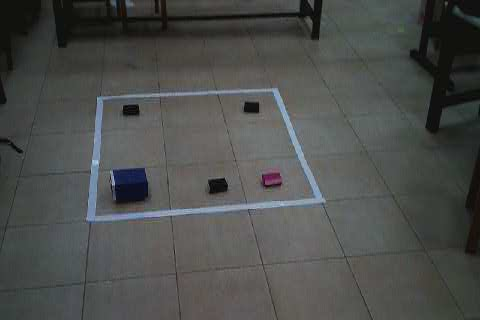
#> input picture im-5/IMG-8890.JPG, 480 x 320 px; its folder holds only this picture in this run
$ python doc_scanner.py   (older library calls are emulated)
#> lines starting #> are read from the running program, lines starting #| are printed output that depends on the picture; after the words box and inside, x2 and y2 are one past the last pixel; in counts of white or black regions, pixels touching at a corner belong together
### cv_utils.py
import numpy as np
import imutils
import cv2


def get_edges(image, optimal=False):
    """
    Returns a canny edged render of [image]
    """
    gray = cv2.cvtColor(image, cv2.COLOR_BGR2GRAY)
    gray = cv2.GaussianBlur(gray, (5, 5), 0)
    v = np.median(gray)
    sigma = 0.33
    # ---- apply optimal Canny edge detection using the computed median----
    lower_thresh = int(max(0, (1.0 - sigma) * v)) if optimal else 75
    upper_thresh = int(min(255, (1.0 + sigma) * v)) if optimal else 200

    edged = cv2.Canny(gray, lower_thresh, upper_thresh)
    return edged


def get_quadrilateral_contour(edged_image):
    """
    Finds contour of the largest quadrilateral in image
    """
    cnts = cv2.findContours(edged_image, cv2.RETR_LIST, cv2.CHAIN_APPROX_SIMPLE)
    cnts = cnts[0] if imutils.is_cv2() else cnts[1]
    if len(cnts) < 0:
        print("No Contours Found in Image")
        return None, False
    else:
        cnts = sorted(cnts, key=cv2.contourArea, reverse=True)[:5]

        # Get Approximate estimate of contour
        for c in cnts:
            peri = cv2.arcLength(c, True)
            approx = cv2.approxPolyDP(c, 0.02 * peri, True)
            if len(approx) == 4:
                print("Found contour with 4 sides")
                return approx, True
        return None, False


def get_color_contour(image, lower_color, upper_color):
    """
    Returns contours of [color]
    """
    hsv = cv2.cvtColor(image, cv2.COLOR_BGR2HSV)
    mask = cv2.inRange(hsv, np.array(lower_color), np.array(upper_color))
    kernel = np.ones((9, 9), np.uint8)
    mask = cv2.morphologyEx(mask, cv2.MORPH_OPEN, kernel)
    mask = cv2.morphologyEx(mask, cv2.MORPH_CLOSE, kernel)
    edged = cv2.Canny(mask, 75, 200)
    # [4 lines of commented-out code are left out]
    cnts = cv2.findContours(edged.copy(), cv2.RETR_LIST, cv2.CHAIN_APPROX_SIMPLE)
    cnts = cnts[0] if imutils.is_cv2() else cnts[1]
    return cnts


def draw_grid(img, parts=3, color=(0, 255, 0), sub_color=(255, 0, 0)):
    """
    Draws grid lines on image and returns contours of the grid cells
    """
    height = img.shape[0]
    width = img.shape[1]

    # Draw Vertical Lines
    cv2.line(img, (int(0.33 * width), 0), (int(0.33 * width), height), color, 2, 1)
    cv2.line(img, (int(0.67 * width), 0), (int(0.67 * width), height), color, 2, 1)

    # Draw Horizontal Lines
    cv2.line(img, (0, int(0.33 * height)), (width, int(0.33 * height)), color, 2, 1)
    cv2.line(img, (0, int(0.67 * height)), (width, int(0.67 * height)), color, 2, 1)

    # Draw the 9 cells
    contours = [
        np.array(
            [
                [0, 0],
                [int(0.33 * width), 0],
                [int(0.33 * width), int(0.33 * height)],
                [0, int(0.33 * height)],
            ],
            dtype=np.int32,
        ),
        np.array(
            [
                [int(0.33 * width), 0],
                [int(0.67 * width), 0],
                [int(0.67 * width), int(0.33 * height)],
                [int(0.33 * width), int(0.33 * height)],
            ],
            dtype=np.int32,
        ),
        np.array(
            [
                [int(0.67 * width), 0],
                [width, 0],
                [width, int(0.33 * height)],
                [int(0.67 * width), int(0.33 * height)],
            ],
            dtype=np.int32,
        ),
        np.array(
            [
                [0, int(0.33 * height)],
                [int(0.33 * width), int(0.33 * height)],
                [int(0.33 * width), int(0.67 * height)],
                [0, int(0.67 * height)],
            ],
            dtype=np.int32,
        ),
        np.array(
            [
                [int(0.33 * width), int(0.33 * height)],
                [int(0.67 * width), int(0.33 * height)],
                [int(0.67 * width), int(0.67 * height)],
                [int(0.33 * width), int(0.67 * height)],
            ],
            dtype=np.int32,
        ),
        np.array(
            [
                [int(0.67 * width), int(0.33 * height)],
                [int(width), int(0.33 * height)],
                [int(width), int(0.67 * height)],
                [int(0.67 * width), int(0.67 * height)],
            ],
            dtype=np.int32,
        ),
        np.array(
            [
                [0, int(0.67 * height)],
                [int(0.33 * width), int(0.67 * height)],
                [int(0.33 * width), int(height)],
                [0, int(height)],
            ],
            dtype=np.int32,
        ),
        np.array(
            [
                [int(0.33 * width), int(0.67 * height)],
                [int(0.67 * width), int(0.67 * height)],
                [int(0.67 * width), int(height)],
                [int(0.33 * width), int(height)],
            ],
            dtype=np.int32,
        ),
        np.array(
            [
                [int(0.67 * width), int(0.67 * height)],
                [int(width), int(0.67 * height)],
                [int(width), int(height)],
                [int(0.67 * width), int(height)],
            ],
            dtype=np.int32,
        ),
    ]

    cv2.drawContours(img, contours, -1, sub_color, 2)
    # cv2.imshow("lined", img)
    # cv2.waitKey(0)
    # cv2.destroyAllWindows()
    return contours

### utils/transform.py
# import the necessary packages
import numpy as np
import cv2


def order_points(pts):
    # initialzie a list of coordinates that will be ordered
    # such that the first entry in the list is the top-left,
    # the second entry is the top-right, the third is the
    # bottom-right, and the fourth is the bottom-left
    rect = np.zeros((4, 2), dtype="float32")

    # the top-left point will have the smallest sum, whereas
    # the bottom-right point will have the largest sum
    s = pts.sum(axis=1)
    rect[0] = pts[np.argmin(s)]
    rect[2] = pts[np.argmax(s)]

    # now, compute the difference between the points, the
    # top-right point will have the smallest difference,
    # whereas the bottom-left will have the largest difference
    diff = np.diff(pts, axis=1)
    rect[1] = pts[np.argmin(diff)]
    rect[3] = pts[np.argmax(diff)]

    # return the ordered coordinates
    return rect


def four_point_transform(image, pts):
    # obtain a consistent order of the points and unpack them
    # individually
    rect = order_points(pts)
    (tl, tr, br, bl) = rect

    # compute the width of the new image, which will be the
    # maximum distance between bottom-right and bottom-left
    # x-coordiates or the top-right and top-left x-coordinates
    widthA = np.sqrt(((br[0] - bl[0]) ** 2) + ((br[1] - bl[1]) ** 2))
    widthB = np.sqrt(((tr[0] - tl[0]) ** 2) + ((tr[1] - tl[1]) ** 2))
    maxWidth = max(int(widthA), int(widthB))

    # compute the height of the new image, which will be the
    # maximum distance between the top-right and bottom-right
    # y-coordinates or the top-left and bottom-left y-coordinates
    heightA = np.sqrt(((tr[0] - br[0]) ** 2) + ((tr[1] - br[1]) ** 2))
    heightB = np.sqrt(((tl[0] - bl[0]) ** 2) + ((tl[1] - bl[1]) ** 2))
    maxHeight = max(int(heightA), int(heightB))

    # now that we have the dimensions of the new image, construct
    # the set of destination points to obtain a "birds eye view",
    # (i.e. top-down view) of the image, again specifying points
    # in the top-left, top-right, bottom-right, and bottom-left
    # order
    dst = np.array(
        [[0, 0], [maxWidth - 1, 0], [maxWidth - 1, maxHeight - 1], [0, maxHeight - 1]],
        dtype="float32",
    )

    # compute the perspective transform matrix and then apply it
    M = cv2.getPerspectiveTransform(rect, dst)
    warped = cv2.warpPerspective(image, M, (maxWidth, maxHeight))

    # return the warped image
    return warped

### grid_utils.py
import imutils
import cv2
import os
import stat
import numpy as np

location_dict = {
    1: (0, 0),
    2: (1, 0),
    3: (2, 0),
    4: (0, 1),
    5: (1, 1),
    6: (2, 1),
    7: (0, 2),
    8: (1, 2),
    9: (2, 2),
}


def get_location_of_point_in_grid(point, grid_cells_contours):
    location = None
    for index, cell in enumerate(grid_cells_contours):
        inside = cv2.pointPolygonTest(cell, point, False) == 1.0
        if inside:
            location = index + 1
            break
        # else:
        #     print(f"Object is NOT in cell {index+1}")
    return location


def get_locations(img, object_cnts, grid_cell_cnts):
    already_done = []
    locations = []
    for cnt in object_cnts:
        # Get center point of contour
        M = cv2.moments(cnt)
        cx = int(M["m10"] / M["m00"])
        cy = int(M["m01"] / M["m00"])
        center_point = (cx, cy)

        if center_point not in already_done:
            cell_location = get_location_of_point_in_grid(center_point, grid_cell_cnts)
            if cell_location:
                already_done.append(center_point)
                locations.append(location_dict[cell_location])

    return locations


def generate_sparse_grid():
    return [[0, 0, 0], [0, 0, 0], [0, 0, 0]]


def set_grid_values(locations, value, grid):
    for location in locations:
        grid[location[1]][location[0]] = value


def write_world_map_to_file(startPos, endPos, worldMap):
    text = f"#!/usr/bin/env python3\ntestStartPos={startPos}\ntestStartOrientation=3\ntestEnd={endPos}\nrow_world_map={worldMap}"
    with open("planning_map.py", "w") as f:
        f.write(text)
    st = os.stat("planning_map.py")
    os.chmod("planning_map.py", st.st_mode | stat.S_IEXEC)


# [134 lines left out: functions draw_grid, drawPath, not called in this run]


# [4 lines of commented-out code are left out]

### doc_scanner.py
from utils.transform import four_point_transform
from skimage.filters import threshold_local
import numpy as np
import imutils
import cv_utils
import grid_utils
import cv2

BLUE_LOWER = [102, 120, -15]
BLUE_UPPER = [128, 204, 121]

RED_LOWER = [145, 25, -5]
RED_UPPER = [177, 233, 170]

BLACK_LOWER = [-10, -10, -30]
BLACK_UPPER = [100, 255, 63]


def getGrid(file_path, empty_world):

#> called with file_path = 'im-5/IMG-8890.JPG'
    image = cv2.imread(file_path)
#> image is the input picture: shape (320, 480, 3); mean B, G, R 76.5, 78.5, 76.6
    original_image = image.copy()
    edged = cv_utils.get_edges(image)
#> in get_edges, `gray = cv2.GaussianBlur(gray, (5, 5), 0)`:
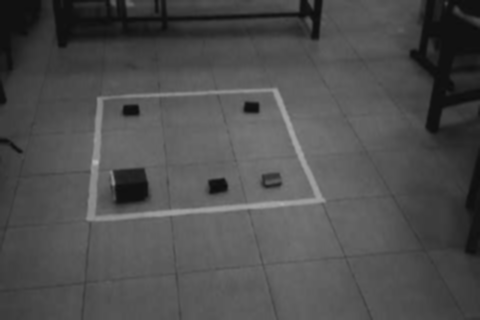
#> gray: shape (320, 480); min 12, max 183, mean 77.8
#> in get_edges, `v = np.median(gray)`: v = 83
#> in get_edges, `lower_thresh = int(max(0, (1.0 - sigma) * v)) if optimal else 75`: lower_thresh = 75
#> in get_edges, `upper_thresh = int(min(255, (1.0 + sigma) * v)) if optimal else 200`: upper_thresh = 200
#> in get_edges, `edged = cv2.Canny(gray, lower_thresh, upper_thresh)`:
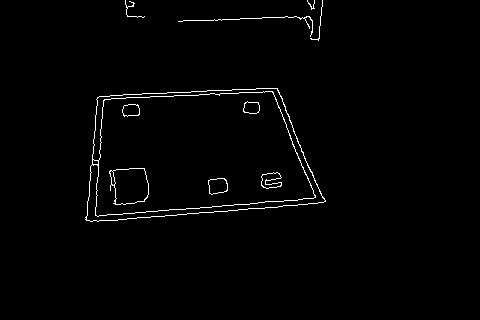
#> edged: shape (320, 480); 1.3% white in thin lines or dots, all inside (x1, y1, x2, y2) = (85, 0, 326, 222)
    cv2.imshow("Edged", edged)
    quadCnt, found = cv_utils.get_quadrilateral_contour(edged)
#> in get_quadrilateral_contour, `cnts = cv2.findContours(edged_image, cv2.RETR_LIST, cv2.CHAIN_APPROX_S..`: cnts = 19 contours, 4 with area under 20; largest, box (x1, y1, x2, y2) and area: (85, 88, 326, 222) 25348, (95, 91, 316, 217) 22002, (86, 88, 326, 222) 3262, (109, 168, 149, 205) 1148, (112, 168, 149, 205) 1093
#> in get_quadrilateral_contour, `cnts = sorted(cnts, key=cv2.contourArea, reverse=True)[:5]`: cnts = 5 contours; box (x1, y1, x2, y2) and area: (85, 88, 326, 222) 25348, (95, 91, 316, 217) 22002, (86, 88, 326, 222) 3262, (109, 168, 149, 205) 1148, (112, 168, 149, 205) 1093
#> the loop in get_quadrilateral_contour, `for c in cnts:` made 1 pass
#> (peri, approx) on pass 1: (696.8, [[325, 200], [277, 88], [96, 99], [86, 220]])
#> (printed output is left out)
#> quadCnt = [[325, 200], [277, 88], [96, 99], [86, 220]]; found = True

    if found:
        # Draw contour of the identified quadrilateral
        cv2.drawContours(image, [quadCnt], -1, (0, 255, 0), 2)
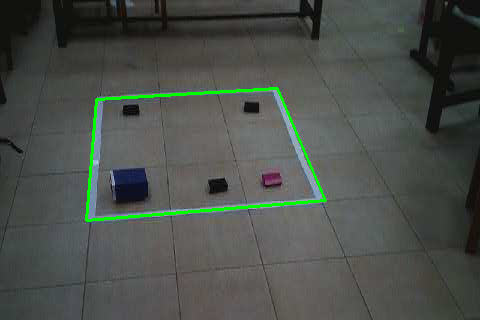
#> image: shape (320, 480, 3); 1.25% of pixels changed, all inside (x1, y1, x2, y2) = (85, 87, 327, 222)
        cv2.imshow(f"Boundary Identified - {file_path}", image)

        # Perform Perspective Transform to create top-down-view
        top_down_image = four_point_transform(original_image, quadCnt.reshape(4, 2))
#> in order_points, `s = pts.sum(axis=1)`: s = [525, 365, 195, 306]
#> in order_points, `diff = np.diff(pts, axis=1)`: diff = [-125, -189, 3, 134]
#> in four_point_transform, `rect = order_points(pts)`: rect = [[96, 99], [277, 88], [325, 200], [86, 220]]
#> in four_point_transform, `(tl, tr, br, bl) = rect`: tl = [96, 99]; tr = [277, 88]; br = [325, 200]; bl = [86, 220]
#> in four_point_transform, `widthA = np.sqrt(((br[0] - bl[0]) ** 2) + ((br[1] - bl[1]) ** 2))`: widthA = 239.8
#> in four_point_transform, `widthB = np.sqrt(((tr[0] - tl[0]) ** 2) + ((tr[1] - tl[1]) ** 2))`: widthB = 181.3
#> in four_point_transform, `maxWidth = max(int(widthA), int(widthB))`: maxWidth = 239
#> in four_point_transform, `heightA = np.sqrt(((tr[0] - br[0]) ** 2) + ((tr[1] - br[1]) ** 2))`: heightA = 121.9
#> in four_point_transform, `heightB = np.sqrt(((tl[0] - bl[0]) ** 2) + ((tl[1] - bl[1]) ** 2))`: heightB = 121.4
#> in four_point_transform, `maxHeight = max(int(heightA), int(heightB))`: maxHeight = 121
#> in four_point_transform, `dst = np.array( [[0, 0], [maxWidth - 1, 0], [maxWidth - 1, maxHeight -..`: dst = [[0, 0], [238, 0], [238, 120], [0, 120]]
#> in four_point_transform, `M = cv2.getPerspectiveTransform(rect, dst)`: M = [[1.75, 0.144, -182.1], [0.111, 1.82, -190.8], [-3.22e-05, 0.00377, 1]]
        cv2.imshow("Perspective Transform", top_down_image)

        # We'll be working with the top-down view henceforth, make that the main image
        image = top_down_image

        # Extract the colored objects (Start and Goal Positions)
        color_contoured_image = image.copy()
        red_contour = cv_utils.get_color_contour(image, RED_LOWER, RED_UPPER)
#> in get_color_contour, `cnts = cv2.findContours(edged.copy(), cv2.RETR_LIST, cv2.CHAIN_APPROX_..`: cnts = 2 contours; box (x1, y1, x2, y2) and area: (179, 88, 203, 107) 348, (179, 88, 203, 107) 346
#> red_contour has the same summary as cnts in get_color_contour
        blue_contour = cv_utils.get_color_contour(image, BLUE_LOWER, BLUE_UPPER)
#> in get_color_contour (call 2), `edged = cv2.Canny(mask, 75, 200)`:
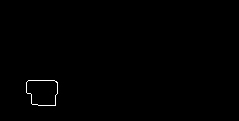
#> edged: shape (121, 239); 0.36% white in thin lines or dots, all inside (x1, y1, x2, y2) = (26, 80, 58, 106)
#> in get_color_contour (call 2), `cnts = cv2.findContours(edged.copy(), cv2.RETR_LIST, cv2.CHAIN_APPROX_..`: cnts = 2 contours; box (x1, y1, x2, y2) and area: (26, 80, 58, 106) 681, (26, 80, 58, 106) 679
#> blue_contour has the same summary as cnts in get_color_contour
        black_contour = cv_utils.get_color_contour(image, BLACK_LOWER, BLACK_UPPER)
#> in get_color_contour (call 3), `edged = cv2.Canny(mask, 75, 200)`:
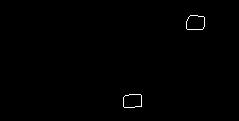
#> edged: shape (121, 239); 0.38% white in thin lines or dots, all inside (x1, y1, x2, y2) = (123, 15, 205, 108)
#> in get_color_contour (call 3), `cnts = cv2.findContours(edged.copy(), cv2.RETR_LIST, cv2.CHAIN_APPROX_..`: cnts = 4 contours; box (x1, y1, x2, y2) and area: (186, 15, 205, 30) 230, (186, 15, 205, 30) 230, (123, 94, 142, 108) 219, (123, 94, 142, 108) 218
#> black_contour has the same summary as cnts in get_color_contour

        grid_cell_cnts = cv_utils.draw_grid(
            color_contoured_image, 3, (255, 255, 255), (255, 255, 255)
        )
#> in draw_grid, `cv2.drawContours(img, contours, -1, sub_color, 2)`:
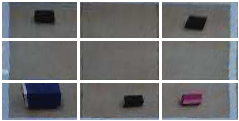
#> img: shape (121, 239, 3); mean B, G, R 118.1, 116.5, 115.6
#> grid_cell_cnts = 9 items

        start_location = grid_utils.get_locations(image, blue_contour, grid_cell_cnts)
#> the loop in get_locations, `for cnt in object_cnts:` made 2 passes
#> (cx, cy, cell_location) on pass 1: (42, 91, 7)
#> after the loop in get_locations, `for cnt in object_cnts:`: already_done = [(42, 91)]; locations = [(0, 2)]
#> start_location = [(0, 2)]
        goal_location = grid_utils.get_locations(image, red_contour, grid_cell_cnts)
#> the loop in get_locations (call 2), `for cnt in object_cnts:` made 2 passes
#> (cx, cy, cell_location) on pass 1: (191, 97, 9)
#> goal_location = [(2, 2)]
        obstacles_locations = grid_utils.get_locations(
            image, black_contour, grid_cell_cnts
        )
#> obstacles_locations = [(1, 2), (2, 0)]

        # grid_utils.set_grid_values(start_location, 100, empty_world)
        # grid_utils.set_grid_values(goal_location, 2, empty_world)
        grid_utils.set_grid_values(obstacles_locations, 1, empty_world)
#> the loop in set_grid_values, `for location in locations:` made 2 passes
#> after the loop in set_grid_values, `for location in locations:`: grid = [[0, 0, 1], [0, 0, 0], [0, 1, 0]]

        print(f"Goal is in location {goal_location}")
#| Goal is in location [(2, 2)]
        print(f"Start is in location {start_location}")
#| Start is in location [(0, 2)]
        print(
            f"{len(obstacles_locations)} Obstacles are in locations {obstacles_locations}"
        )
#| 2 Obstacles are in locations [(1, 2), (2, 0)]

        cv2.drawContours(color_contoured_image, red_contour, -1, (0, 0, 255), 2)
        cv2.drawContours(color_contoured_image, blue_contour, -1, (255, 0, 0), 2)
        cv2.drawContours(color_contoured_image, black_contour, -1, (0, 255, 0), 2)
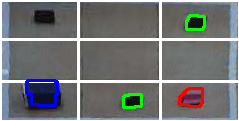
#> color_contoured_image: shape (121, 239, 3); mean B, G, R 118.4, 117.3, 115.2

        cv2.imshow("Recognized Colors", color_contoured_image)

        cv2.imshow("Original Image", original_image)
        cv2.waitKey(0)
        cv2.destroyAllWindows()

        return empty_world, start_location, goal_location
    else:
        print("Did not find any 4 sided contour")
        return None

    cv2.waitKey(0)
    cv2.destroyAllWindows()


from pathlib import Path

# getGrid("image2.JPG")s
pathlist = Path("im-5").glob("**/*.JPG")
# pathlist = ["image2.JPG"]
for path in pathlist:
    main_grid = grid_utils.generate_sparse_grid()
    try:
        stuff  = getGrid(str(path), main_grid)
#> stuff = ([[0, 0, 1], [0, 0, 0], [0, 1, 0]], [(0, 2)], [(2, 2)])

        if stuff != None:
            world_map, start, goal = stuff
#> world_map = [[0, 0, 1], [0, 0, 0], [0, 1, 0]]; start = [(0, 2)]; goal = [(2, 2)]
            if len(start) > 0:
                print(world_map, f"Start: {start}", f"Goal: {goal}")
#| [[0, 0, 1], [0, 0, 0], [0, 1, 0]] Start: [(0, 2)] Goal: [(2, 2)]


                grid_utils.write_world_map_to_file(
                    tuple(np.flip(start[0])), tuple(np.flip(goal[0])), world_map
                )
    except:
        print("Oops something bad happened")


# getGrid("file12-2.jpeg")
# getGrid("file5-1.jpeg")

$ run again, on im-5/IMG-8894.JPG
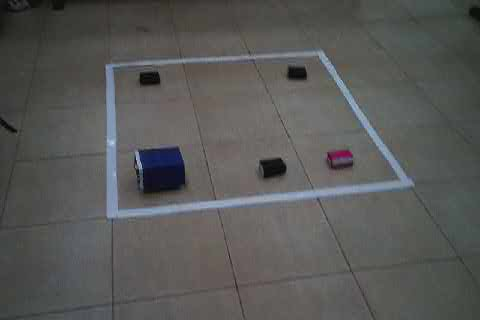
#> input picture im-5/IMG-8894.JPG, 480 x 320 px
#> in getGrid, image is the input picture: shape (320, 480, 3); mean B, G, R 87, 88.3, 88
#> v = 90
#> lower_thresh = 75
#> upper_thresh = 200
#> in get_edges, `edged = cv2.Canny(gray, lower_thresh, upper_thresh)`:
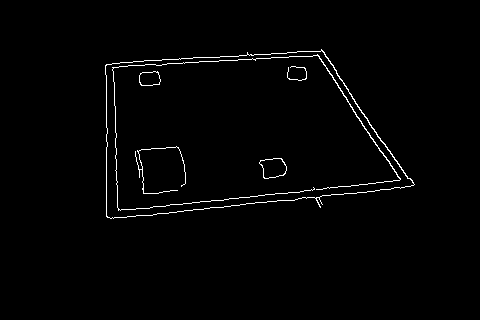
#> edged: shape (320, 480); 1.4% white in thin lines or dots, all inside (x1, y1, x2, y2) = (105, 49, 415, 219)
#> in get_quadrilateral_contour, `cnts = cv2.findContours(edged_image, cv2.RETR_LIST, cv2.CHAIN_APPROX_S..`: cnts = 9 contours, 2 with area under 20; largest, box (x1, y1, x2, y2) and area: (105, 49, 415, 219) 39119, (105, 50, 415, 219) 39020, (259, 158, 287, 179) 406, (259, 158, 287, 179) 396, (139, 71, 161, 86) 251, (139, 71, 161, 86) 246, (112, 54, 401, 211) 82
#> in get_quadrilateral_contour, `cnts = sorted(cnts, key=cv2.contourArea, reverse=True)[:5]`: cnts = 5 contours; box (x1, y1, x2, y2) and area: (105, 49, 415, 219) 39119, (105, 50, 415, 219) 39020, (259, 158, 287, 179) 406, (259, 158, 287, 179) 396, (139, 71, 161, 86) 251
#> the loop in get_quadrilateral_contour, `for c in cnts:` made 1 pass
#> (peri, approx) on pass 1: (919.7, [[414, 184], [321, 49], [105, 65], [107, 217]])
#> (printed output is left out)
#> quadCnt = [[414, 184], [321, 49], [105, 65], [107, 217]]; found = True
#> image: shape (320, 480, 3); 1.67% of pixels changed, all inside (x1, y1, x2, y2) = (104, 48, 416, 219)
#> s = [598, 370, 170, 324]
#> diff = [-230, -272, -40, 110]
#> rect = [[105, 65], [321, 49], [414, 184], [107, 217]]
#> tl = [105, 65]; tr = [321, 49]; br = [414, 184]; bl = [107, 217]
#> widthA = 308.8
#> widthB = 216.6
#> maxWidth = 308
#> heightA = 163.9
#> heightB = 152
#> maxHeight = 163
#> dst = [[0, 0], [307, 0], [307, 162], [0, 162]]
#> M = [[1.68, -0.0221, -174.7], [0.142, 1.92, -139.6], [1.16e-06, 0.00369, 1]]
#> hsv: shape (163, 308, 3); mean H, S, V 48.5, 27.3, 107.8
#> in get_color_contour, `cnts = cv2.findContours(edged.copy(), cv2.RETR_LIST, cv2.CHAIN_APPROX_..`: cnts = 2 contours; box (x1, y1, x2, y2) and area: (230, 124, 249, 143) 230, (230, 124, 249, 143) 226
#> red_contour has the same summary as cnts in get_color_contour
#> in get_color_contour (call 2), `cnts = cv2.findContours(edged.copy(), cv2.RETR_LIST, cv2.CHAIN_APPROX_..`: cnts = 2 contours; box (x1, y1, x2, y2) and area: (38, 109, 80, 142) 1118, (38, 109, 80, 142) 1115
#> blue_contour has the same summary as cnts in get_color_contour
#> in get_color_contour (call 3), `cnts = cv2.findContours(edged.copy(), cv2.RETR_LIST, cv2.CHAIN_APPROX_..`: cnts = 6 contours; box (x1, y1, x2, y2) and area: (43, 14, 71, 35) 502, (43, 14, 71, 35) 500, (240, 23, 267, 43) 432, (240, 23, 267, 43) 428, (161, 128, 185, 143) 294, (161, 128, 185, 143) 293
#> black_contour has the same summary as cnts in get_color_contour
#> grid_cell_cnts = 9 items
#> the loop in get_locations, `for cnt in object_cnts:` made 2 passes
#> (cx, cy, cell_location) on pass 1: (58, 124, 7)
#> after the loop in get_locations, `for cnt in object_cnts:`: already_done = [(58, 124)]; locations = [(0, 2)]
#> the loop in get_locations (call 2), `for cnt in object_cnts:` made 2 passes
#> (cx, cy, cell_location) on pass 1: (238, 133, 9)
#> goal_location = [(2, 2)]
#> obstacles_locations = [(1, 2), (2, 0), (0, 0)]
#> the loop in set_grid_values, `for location in locations:` made 3 passes
#> after the loop in set_grid_values, `for location in locations:`: grid = [[1, 0, 1], [0, 0, 0], [0, 1, 0]]
#| Goal is in location [(2, 2)]
#| Start is in location [(0, 2)]
#| 3 Obstacles are in locations [(1, 2), (2, 0), (0, 0)]
#> in getGrid, `cv2.drawContours(color_contoured_image, black_contour, -1, (0, 255, 0)..`:
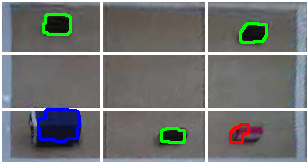
#> color_contoured_image: shape (163, 308, 3); mean B, G, R 114.5, 115.1, 113.3
#> stuff = ([[1, 0, 1], [0, 0, 0], [0, 1, 0]], [(0, 2)], [(2, 2)])
#> world_map = [[1, 0, 1], [0, 0, 0], [0, 1, 0]]; start = [(0, 2)]; goal = [(2, 2)]
#| [[1, 0, 1], [0, 0, 0], [0, 1, 0]] Start: [(0, 2)] Goal: [(2, 2)]
